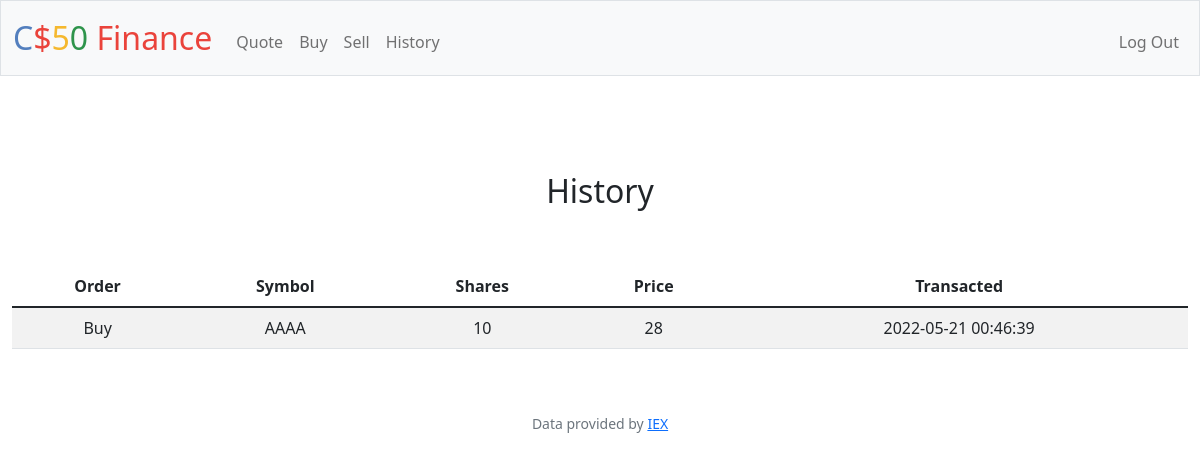
The app's page /history (signed in) with its own data.
### tables this page shows
CREATE TABLE transactions (id INTEGER PRIMARY KEY, time TIMESTAMP DEFAULT CURRENT_TIMESTAMP, ordertype TEXT, stock TEXT, shares NUMERIC, price NUMERIC, user_id INTEGER, symbol TEXT, FOREIGN KEY (user_id) REFERENCES users(id));

### app.py (the view)
@app.route("/history")
@login_required
def history():
    history = db.execute("SELECT ordertype, symbol, shares, price, time FROM transactions WHERE user_id = (?)", session["user_id"])
    return render_template("history.html", history=history)

### app.py (called while the page is built)
@app.after_request
def after_request(response):
    response.headers["Cache-Control"] = "no-cache, no-store, must-revalidate"
    response.headers["Expires"] = 0
    response.headers["Pragma"] = "no-cache"
    return response

### helpers.py (called while the page is built)
def login_required(f):
    @wraps(f)
    def decorated_function(*args, **kwargs):
        if session.get("user_id") is None:
            return redirect("/login")
        return f(*args, **kwargs)
    return decorated_function

### templates/history.html (shortened to what this page needs)
{% extends "layout.html" %}
{% block body %}
    History
{% endblock %}
{% block main %}
    <form action="/history">
        <table class="table table-striped">
            <thead>
                <tr>
                    <th>Order</th>
                    <th>Symbol</th>
                    <th>Shares</th>
                    <th>Price</th>
                    <th>Transacted</th>
                </tr>
            </thead>
            <tbody>
                {% for history in history %}
                <tr>
                    <td>{{ history.ordertype }}</td>
                    <td>{{ history.symbol }}</td>
                    <td>{{ history.shares }}</td>
                    <td>{{ history.price }}</td>
                    <td>{{ history.time }}</td>
                </tr>
                {% endfor %}
            </tbody>
        </table>
    </form>
{% endblock %}

### records on screen
transactions: ordertype "Buy", symbol "AAAA", shares "10", price "28", time "2022-05-21 00:46:39"
